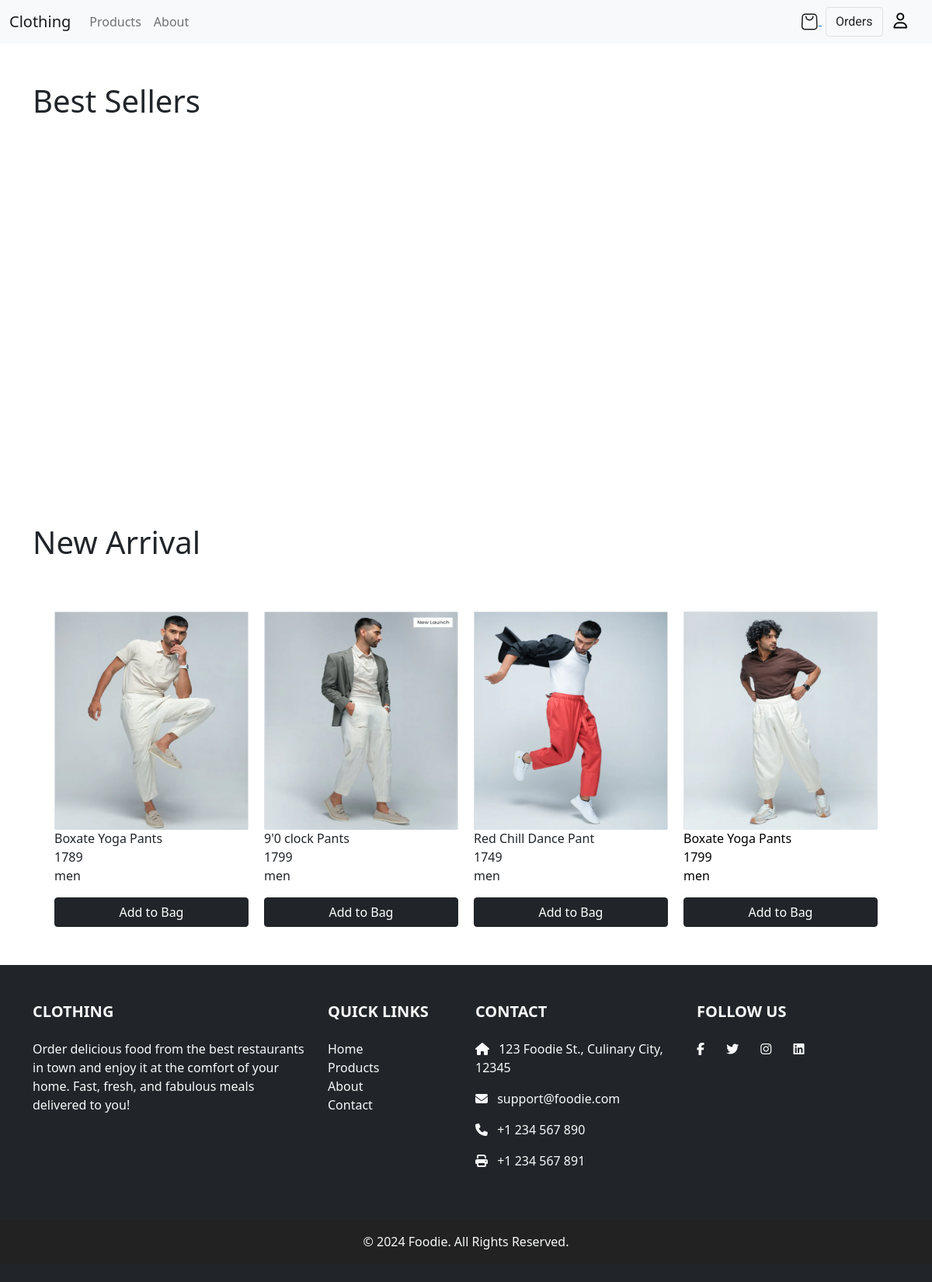
/products, run on an earlier commit of the app's database.
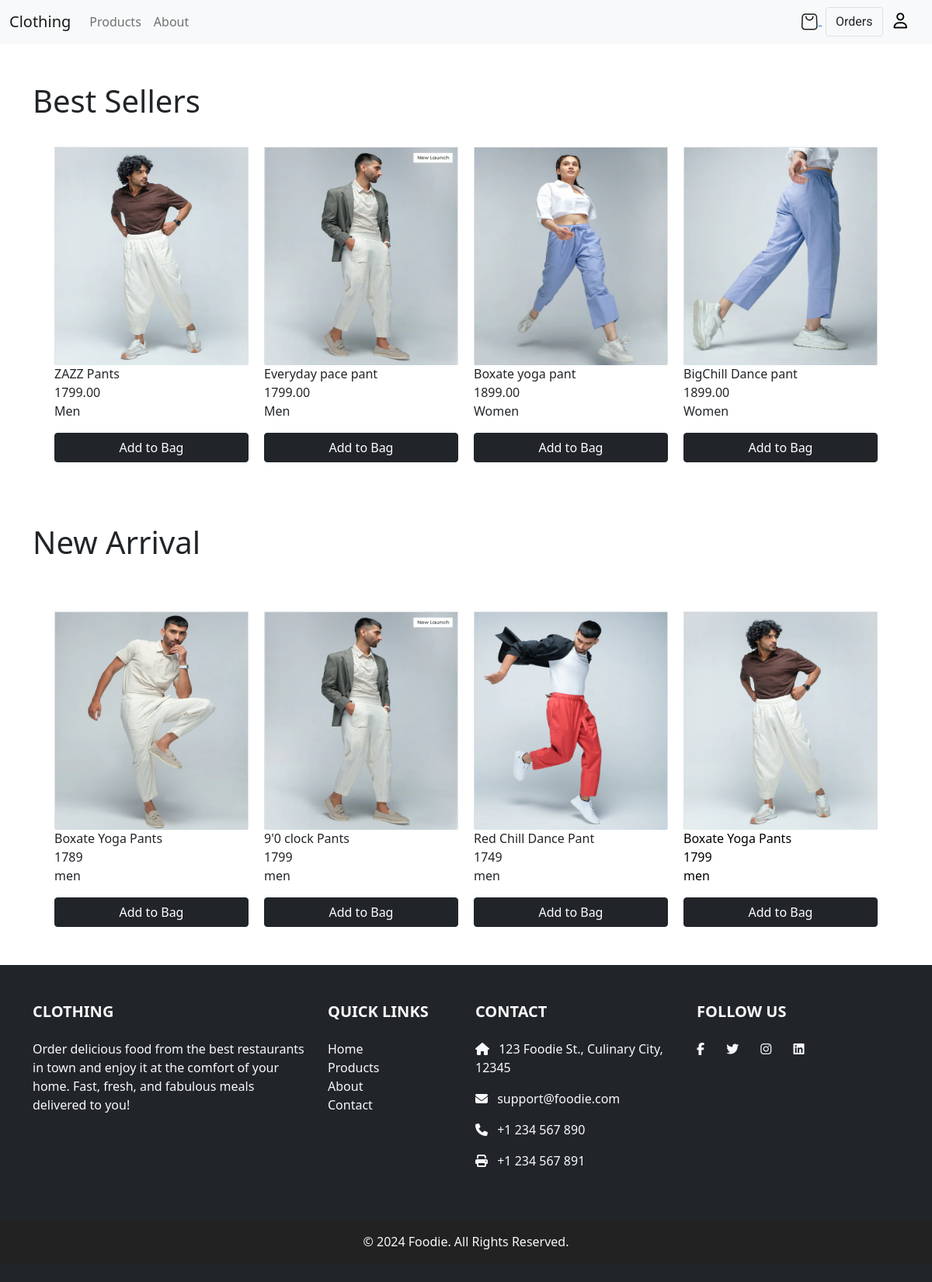
And on a later commit of the database.
### app/models.py (models this page shows, shortened)
class Products(models.Model):
    image=models.ImageField(upload_to="media")
    name=models.CharField(max_length=20 )
    category=models.ForeignKey(Product_Category,on_delete=models.CASCADE,related_name="products",)
    price = models.DecimalField(max_digits=10, decimal_places=2)

class Product_Category(models.Model):
    Category=models.CharField(max_length=100)
    def __str__(self):
        return self.Category

### app/views.py (the view)
# urls.py: path('products',views.Show_products,name="products"),
def Show_products(request):
    data=Products.objects.all()
    return render(request,'Products.html',{'data':data})

### templates/Products.html (shortened to what this page needs)
<!DOCTYPE html>
<html lang="en">
<head>
</head>
<body>
    <header>
        {% include 'header.html' %}
    </header>
    <div id="product_container" class="container  " style="margin-top: 50px;">
        <h1>Best Sellers</h1>
        <div class="products  " style="display: flex; flex-wrap: wrap; justify-content: center;align-items: center; gap: 20px; min-height: 450px; margin-top: 20px;" >
            {% for i in data %}
            <div class="products_box1 " style="width: 250px; height: 420px;">
            <div class="product_image1 img-fluid border" style="width: 100%;height: 280px;"><img src="{{i.image.url}}" style="background-size: contain; width: 100%; height: 280px;"></div>
            <div class="product_name1">{{i.name}}</div>
            <div class="product_price1">{{i.price}}</div>
            <div class="div">{{i.category}}</div>
            <a href="{% url 'cart' item_id=i.id %}"  class="btn btn-dark mt-3 w-100">Add to Bag</a>
        </div>
        {% endfor %}
        </div>
        </div>
    <div id="product_container" class="container " style="margin-top: 50px;">
        <h1>New Arrival</h1>
        <div class="products  " style="display: flex; flex-wrap: wrap; justify-content: center;align-items: center; gap: 20px; min-height: 450px; margin-top: 50px;" >
            <div class="products_box1 " style="width: 250px; height: 420px;">
            <div class="product_image1 img-fluid border" style="width: 100%;height: 280px;"><img src="media/2_635ab23a-ea17-40ac-a15d-c8ab7230224c.webp" style="background-size: contain; width: 100%; height: 280px;"></div>
            <div class="product_name1">Boxate Yoga Pants</div>
            <div class="product_price1">1789</div>
            <div class="div">men</div>
            <button class="btn btn-dark mt-3 w-100">Add to Bag</button>
        </div>
        <div class="products_box2 " style="width: 250px; height: 420px;">
            <div class="product_image2 img-fluid border" style="width: 100%;height: 280px;"><img src="media/NewLaunch_3.webp" style="background-size: contain; width: 100%; height: 280px;"></div>
            <div class="product_name2">9'0 clock Pants</div>
            <div class="product_price2">1799</div>
            <div class="div">men</div>
            <button class="btn btn-dark mt-3 w-100">Add to Bag</button>
        </div>
        <div class="products_box3 " style="width: 250px; height: 420px;">
            <div class="product_image3 img-fluid border" style="width: 100%;height: 280px;"><img src="media/Red_bc1_f2fe41f0-4eb0-4eb7-8e30-95f12ece4b8f.webp" style="background-size: contain; width: 100%; height: 280px;"></div>
            <div class="product_name3">Red Chill Dance Pant</div>
            <div class="product_price3">1749</div>
            <div class="div">men</div>
            <button class="btn btn-dark mt-3 w-100">Add to Bag</button>
        </div>
        <div class="products_box4 " style="width: 250px; height: 420px; color: black;">
            <div class="product_image4 img-fluid border" style="width: 100%;height: 280px;"><img src="media/Beige_bx1_23b3d510-0208-41ab-8835-36cb7d717b36.webp" style="background-size: contain; width: 100%; height: 280px;"></div>
            <div class="product_name4">Boxate Yoga Pants</div>
            <div class="product_price4">1799</div>
            <div class="div">men</div>
            <button class="btn btn-dark mt-3 w-100">Add to Bag</button>
        </div>
        </div>
    </div>
    <footer style="margin-top: 20px;">
        {% include 'Footer.html' %}
    </footer>
</body>
</html>

### templates/header.html (shortened to what this page needs)
<!DOCTYPE html>
<html lang="en">
<head>
    <link rel="stylesheet" href="https://cdnjs.cloudflare.com/ajax/libs/font-awesome/6.6.0/css/all.min.css" />
    <link href="https://cdn.jsdelivr.net/npm/bootstrap@5.0.2/dist/css/bootstrap.min.css" rel="stylesheet">
</head>
<body >
    <nav class="navbar navbar-expand-lg navbar-light bg-light" style="color: black;">
        <div class="container-fluid">
          <a class="navbar-brand" href="{% url 'home' %}">Clothing</a>
          <div class="collapse navbar-collapse" id="navbarNav">
            <ul class="navbar-nav">
              <li class="nav-item">
                <a class="nav-link" href="{% url 'products' %}">Products</a>
              </li>
              <li class="nav-item">
                <a class="nav-link" href="{% url 'about' %}">About</a>
              </li>
            </ul>
          </div>
          <div class="buttons" style="padding-right:15px; font-family: 'Roboto', sans-serif;">
            {% if request.user.is_authenticated %}
            <a href="{% url 'cart' %}" style="margin-right: 5px;">
              <svg xmlns="http://www.w3.org/2000/svg" width="24" height="24" viewBox="0 0 24 24" fill="none">
                  <path d="M18.1004 22.5H6.40039C3.92539 22.5 1.90039 20.475 1.90039 18V17.85L2.35039 5.85C2.42539 3.375 4.45039 1.5 6.85039 1.5H17.6504C20.0504 1.5 22.0754 3.375 22.1504 5.85L22.6004 17.85C22.6754 19.05 22.2254 20.175 21.4004 21.075C20.5754 21.975 19.4504 22.5 18.2504 22.5C18.2504 22.5 18.1754 22.5 18.1004 22.5ZM6.85039 3C5.20039 3 3.92539 4.275 3.85039 5.85L3.40039 18C3.40039 19.65 4.75039 21 6.40039 21H18.2504C19.0754 21 19.8254 20.625 20.3504 20.025C20.8754 19.425 21.1754 18.675 21.1754 17.85L20.7254 5.85C20.6504 4.2 19.3754 3 17.7254 3H6.85039Z" fill="#1a1a1a"></path>
                  <path d="M12.25 10.5C9.325 10.5 7 8.175 7 5.25C7 4.8 7.3 4.5 7.75 4.5C8.2 4.5 8.5 4.8 8.5 5.25C8.5 7.35 10.15 9 12.25 9C14.35 9 16 7.35 16 5.25C16 4.8 16.3 4.5 16.75 4.5C17.2 4.5 17.5 4.8 17.5 5.25C17.5 8.175 15.175 10.5 12.25 10.5Z" fill="#1a1a1a"></path>
              </svg>
          </a>
          <a href="#" class="btn btn-light border btn-outline-dark" role="button" style="margin-right:10px;">Orders</a>
          <a href="{% url 'signout'%}" class="btn btn-primary  me-2" role="button" style="margin-right: 5px;">Logout</a>
            {% else %}
            <a href="{% url 'cart'  %}" style="margin-right: 5px;">
          </a>
          <a href="#" class="btn btn-light border btn-outline-dark" role="button" style="margin-right:10px;">Orders</a>
              <a href="{% url 'signin' %}" style="color: black;margin-right: 5px;">
                <i class="fa-regular fa-user fa-lg"></i>
              </a>
            {% endif %}
          </div>
        </div>
    </nav>
</body>
</html>

### templates/Footer.html
<footer class="bg-dark text-light pt-5 pb-4">
    <div class="container text-md-left">
      <div class="row">
        <div class="col-md-4 col-lg-4 col-xl-4 mb-4">
          <h5 class="text-uppercase fw-bold mb-4">Clothing</h5>
          <p>Order delicious food from the best restaurants in town and enjoy it at the comfort of your home. Fast, fresh, and fabulous meals delivered to you!</p>
        </div>
        <div class="col-md-2 col-lg-2 col-xl-2 mx-auto mb-4">
          <h5 class="text-uppercase fw-bold mb-4">Quick Links</h5>
          <ul class="list-unstyled">
            <li><a href="{% url 'home' %}" class="text-light text-decoration-none">Home</a></li>
            <li><a href="{% url 'products' %}" class="text-light text-decoration-none">Products</a></li>
            <li><a href="{% url 'about' %}" class="text-light text-decoration-none">About</a></li>
            <li><a href="#" class="text-light text-decoration-none">Contact</a></li>
          </ul>
        </div>
        <div class="col-md-4 col-lg-3 col-xl-3 mx-auto mb-4">
          <h5 class="text-uppercase fw-bold mb-4">Contact</h5>
          <p><i class="fas fa-home me-2"></i> 123 Foodie St., Culinary City, 12345</p>
          <p><i class="fas fa-envelope me-2"></i> support@foodie.com</p>
          <p><i class="fas fa-phone me-2"></i> +1 234 567 890</p>
          <p><i class="fas fa-print me-2"></i> +1 234 567 891</p>
        </div>
        <div class="col-md-3 col-lg-3 col-xl-3 mx-auto mb-4">
          <h5 class="text-uppercase fw-bold mb-4">Follow Us</h5>
          <a href="#" class="text-light me-4"><i class="fab fa-facebook-f"></i></a>
          <a href="#" class="text-light me-4"><i class="fab fa-twitter"></i></a>
          <a href="#" class="text-light me-4"><i class="fab fa-instagram"></i></a>
          <a href="#" class="text-light me-4"><i class="fab fa-linkedin"></i></a>
        </div>
      </div>
    </div>
    <div class="text-center py-3 mt-4" style="background-color: #222;">
      <p class="mb-0">&copy; 2024 Foodie. All Rights Reserved.</p>
    </div>
  </footer>

What changed in the data, as far as the page shows it:
added Products: image (picture), name "ZAZZ Pants", price "1799.00", category "Men"
added Products: image (picture), name "Everyday pace pant", price "1799.00", category "Men"
added Products: image (picture), name "Boxate yoga pant", price "1899.00", category "Women"
added Products: image (picture), name "BigChill Dance pant", price "1899.00", category "Women"
